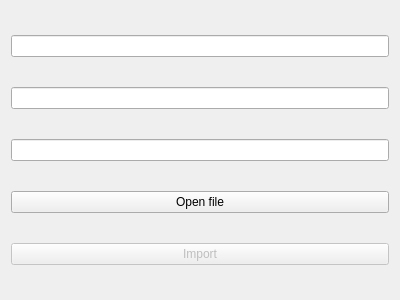
<?xml version="1.0" encoding="UTF-8"?>
<ui version="4.0">
 <class>ImportApiForm</class>
 <widget class="QWidget" name="ImportApiForm">
  <property name="geometry">
   <rect>
    <x>0</x>
    <y>0</y>
    <width>400</width>
    <height>300</height>
   </rect>
  </property>
  <property name="windowTitle">
   <string>Form</string>
  </property>
  <layout class="QVBoxLayout" name="verticalLayout">
   <item>
    <widget class="QLineEdit" name="nameEdit"/>
   </item>
   <item>
    <widget class="QLineEdit" name="classNameEdit"/>
   </item>
   <item>
    <widget class="QLineEdit" name="pathEdit">
     <property name="readOnly">
      <bool>true</bool>
     </property>
    </widget>
   </item>
   <item>
    <widget class="QPushButton" name="openButton">
     <property name="text">
      <string>Open file</string>
     </property>
    </widget>
   </item>
   <item>
    <widget class="QPushButton" name="importButton">
     <property name="enabled">
      <bool>false</bool>
     </property>
     <property name="text">
      <string>Import</string>
     </property>
    </widget>
   </item>
  </layout>
 </widget>
 <resources/>
 <connections/>
</ui>
